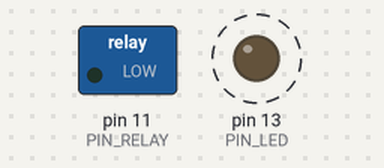
Bench run of a sketch on a simulated Arduino Uno, built with avr-gcc and run on an emulated ATmega328P. On the bench: switched loads named in the sketch (green lamp = pin HIGH), output pins drawn as LEDs (lit = HIGH). Dashed ring = blinking. What the sketch prints to the serial monitor is not drawn.

Above: at 0.1 s.
Timing chart, 0 to 40.0 s (numbered marks = the images above):
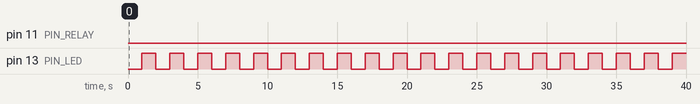

The sketch:

launch.ino
```cpp
// ピンの役割
#define PIN_LED		13	// LED
#define PIN_RELAY	11	// イグナイタ点火用のリレー
#define COUNT		60	// カウントダウン秒数
#define TIMEOUT		60	// タイムアウト

// 指定秒カウントしつつシリアルモニタに数値を送信
void countdown(int);
// イグナイタ点火・打ち上げ
void launch();
// ストップ
void stop();

void setup(){
	// 初期化
	Serial.begin(9600);
	pinMode(PIN_LED, OUTPUT);
	pinMode(PIN_RELAY, OUTPUT);
	digitalWrite(PIN_LED, LOW);
	digitalWrite(PIN_RELAY, LOW);

	// どうせ一度しかやらないのでここでやってしまう
	countdown(COUNT);
	launch();

	// さすがに点火できている or 失敗している
	delay(TIMEOUT * 1000);
	stop();
}

void loop(){
	int input = Serial.read();
	if(input == -1) return;
	switch(input){
	case 'g':
		Serial.println("status: ok");
		break;
	case 'l':
		launch();
		break;
	case 's':
		stop();
		break;
	default:
		break;
	}
}

void countdown(int count){
	for(;count!=0;count--){
		if(count%2) digitalWrite(PIN_LED, HIGH);
		else digitalWrite(PIN_LED, LOW);
		Serial.println(String(count));
		delay(1000);
	}
}

void launch(){
	Serial.println("launch!");
	digitalWrite(PIN_RELAY, HIGH);
	digitalWrite(PIN_LED, HIGH);
}

void stop(){
	Serial.println("stop");
	digitalWrite(PIN_RELAY, LOW);
	digitalWrite(PIN_LED, LOW);
}
```

Measured:
- by itself, pin 13 (PIN_LED): alternates HIGH for 1.0 s and LOW for 1.0 s
